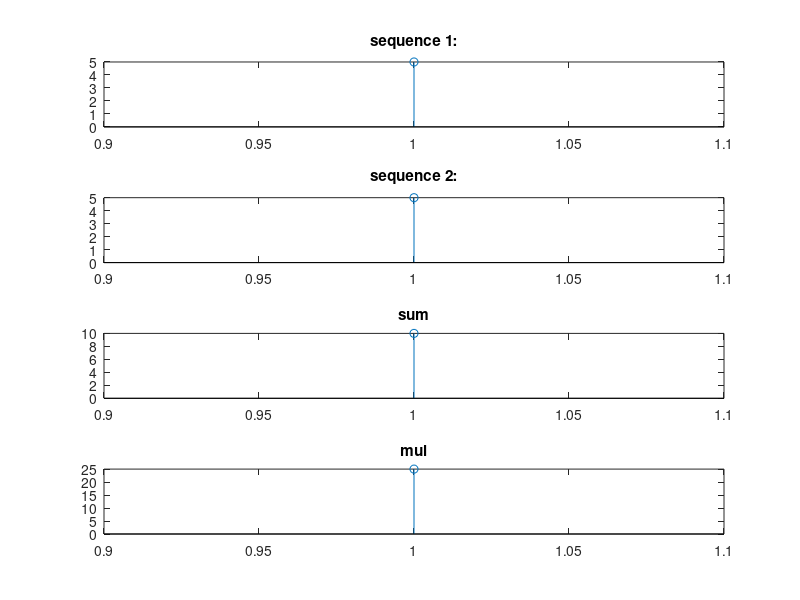

MATLAB code to generate this figure:
clc;
clear all;
close all;
x=input('Enter the first sequence : ');
%[1 2 3]
subplot(4,1,1);
stem(x);
title('sequence 1:');
y=input('Enter The second Sequence: ');
%[1 2 3]
subplot(4,1,2);
stem(y);
title('sequence 2:');

sum=x+y;
subplot(4,1,3);
stem(sum);
title('sum');

mul=x.*y;
subplot(4,1,4);
stem(mul);
title('mul');